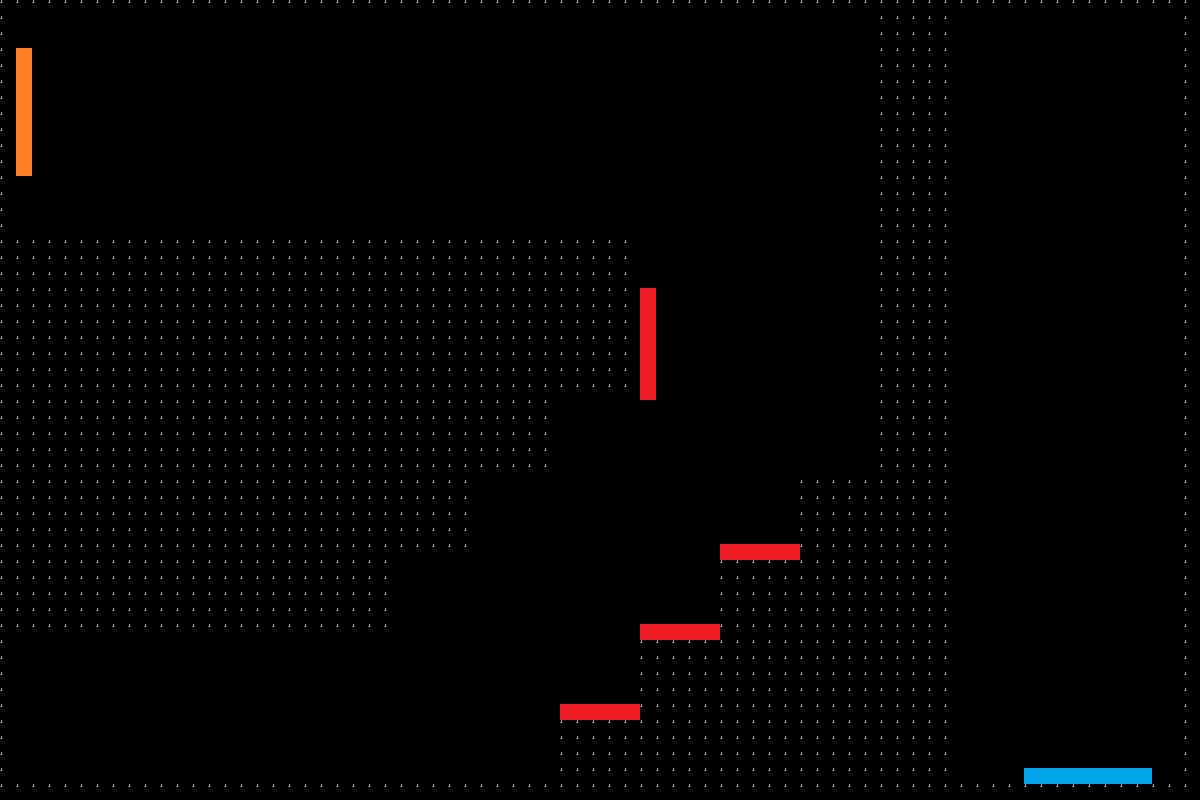

Below is a game level as drawn by its tile map, then a one-line description and the .tmx that defines it (tile-layer data replaced by summaries):
An orthogonal 75x50 tile map with 16x16 px tiles, 1 tile layer (Tile Layer 1) and 2 objects (Orange_portal_floor, B_portal_ceiling).

<map version="1.10" tiledversion="1.12.2" orientation="orthogonal" renderorder="right-down" width="75" height="50" tilewidth="16" tileheight="16" infinite="0" nextlayerid="3" nextobjectid="3">
 <tileset firstgid="1" source="place_holder_tileset.tsx" />
 <layer id="1" name="Tile Layer 1" width="75" height="50">
  <data>[3750 cells, 1579 non-empty, 4 distinct tile ids]</data>
 </layer>
 <objectgroup id="2" name="object_layer">
  <object id="1" name="Orange_portal_floor" x="31.3099" y="48.7034" width="128" height="16" rotation="90">
   <properties>
    <property name="portal_id" type="int" value="2" />
    <property name="portal_rotation" type="int" value="90" />
    <property name="portal_target" type="int" value="1" />
    <property name="portal_type" value="portal" />
   </properties>
  </object>
  <object id="2" name="B_portal_ceiling" x="1024.22" y="766.544" width="128" height="16">
   <properties>
    <property name="portal_id" type="int" value="1" />
    <property name="portal_rotation" type="int" value="180" />
    <property name="portal_target" type="int" value="2" />
    <property name="portal_type" value="portal" />
   </properties>
  </object>
 </objectgroup>
</map>
